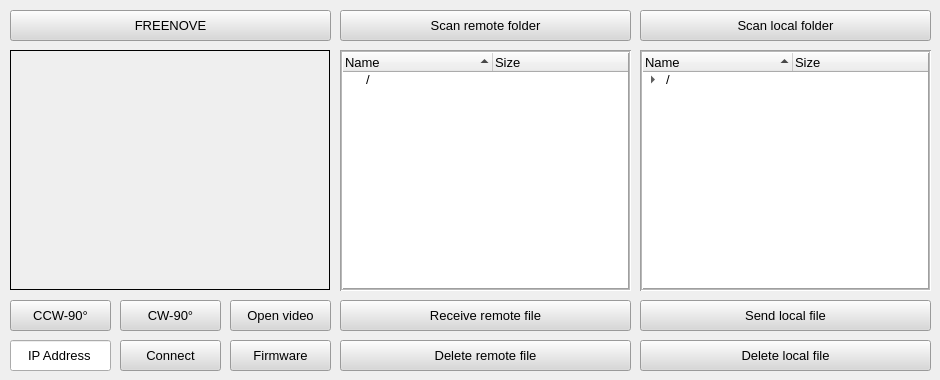
<?xml version="1.0" encoding="UTF-8"?>
<ui version="4.0">
 <class>form_main</class>
 <widget class="QWidget" name="form_main">
  <property name="geometry">
   <rect>
    <x>0</x>
    <y>0</y>
    <width>940</width>
    <height>380</height>
   </rect>
  </property>
  <property name="font">
   <font>
    <family>Arial</family>
    <pointsize>10</pointsize>
    <weight>50</weight>
    <italic>false</italic>
    <bold>false</bold>
   </font>
  </property>
  <property name="windowTitle">
   <string>Freenove</string>
  </property>
  <property name="autoFillBackground">
   <bool>true</bool>
  </property>
  <property name="styleSheet">
   <string notr="true">font: 10pt &quot;Arial&quot;;</string>
  </property>
  <widget class="QLabel" name="label_main_video_show">
   <property name="geometry">
    <rect>
     <x>10</x>
     <y>50</y>
     <width>320</width>
     <height>240</height>
    </rect>
   </property>
   <property name="styleSheet">
    <string notr="true">font: 10pt &quot;Arial&quot;;</string>
   </property>
   <property name="frameShape">
    <enum>QFrame::Box</enum>
   </property>
   <property name="text">
    <string/>
   </property>
   <property name="alignment">
    <set>Qt::AlignCenter</set>
   </property>
  </widget>
  <widget class="QPushButton" name="button_main_video_ccw_90_degree">
   <property name="geometry">
    <rect>
     <x>10</x>
     <y>300</y>
     <width>101</width>
     <height>31</height>
    </rect>
   </property>
   <property name="focusPolicy">
    <enum>Qt::NoFocus</enum>
   </property>
   <property name="styleSheet">
    <string notr="true">font: 10pt &quot;Arial&quot;;
background-color: rgb(216, 216, 216);</string>
   </property>
   <property name="text">
    <string>CCW-90°</string>
   </property>
  </widget>
  <widget class="QPushButton" name="button_main_video_cw_90_degree">
   <property name="geometry">
    <rect>
     <x>120</x>
     <y>300</y>
     <width>101</width>
     <height>31</height>
    </rect>
   </property>
   <property name="focusPolicy">
    <enum>Qt::NoFocus</enum>
   </property>
   <property name="styleSheet">
    <string notr="true">background-color: rgb(216, 216, 216);
font: 10pt &quot;Arial&quot;;</string>
   </property>
   <property name="text">
    <string>CW-90°</string>
   </property>
  </widget>
  <widget class="QPushButton" name="button_main_firmware_download">
   <property name="geometry">
    <rect>
     <x>230</x>
     <y>340</y>
     <width>101</width>
     <height>31</height>
    </rect>
   </property>
   <property name="focusPolicy">
    <enum>Qt::NoFocus</enum>
   </property>
   <property name="styleSheet">
    <string notr="true">font: 10pt &quot;Arial&quot;;
background-color: rgb(216, 216, 216);
</string>
   </property>
   <property name="text">
    <string>Firmware</string>
   </property>
  </widget>
  <widget class="QLineEdit" name="lineEdit_main_ip_address">
   <property name="geometry">
    <rect>
     <x>10</x>
     <y>340</y>
     <width>101</width>
     <height>31</height>
    </rect>
   </property>
   <property name="styleSheet">
    <string notr="true">font: 10pt &quot;Arial&quot;;</string>
   </property>
   <property name="text">
    <string>IP Address</string>
   </property>
   <property name="alignment">
    <set>Qt::AlignCenter</set>
   </property>
  </widget>
  <widget class="QPushButton" name="button_main_connect_remote_ip">
   <property name="geometry">
    <rect>
     <x>120</x>
     <y>340</y>
     <width>101</width>
     <height>31</height>
    </rect>
   </property>
   <property name="focusPolicy">
    <enum>Qt::NoFocus</enum>
   </property>
   <property name="styleSheet">
    <string notr="true">background-color: rgb(216, 216, 216);
font: 10pt &quot;Arial&quot;;</string>
   </property>
   <property name="text">
    <string>Connect</string>
   </property>
  </widget>
  <widget class="QPushButton" name="button_main_video_show">
   <property name="geometry">
    <rect>
     <x>230</x>
     <y>300</y>
     <width>101</width>
     <height>31</height>
    </rect>
   </property>
   <property name="focusPolicy">
    <enum>Qt::NoFocus</enum>
   </property>
   <property name="styleSheet">
    <string notr="true">background-color: rgb(216, 216, 216);
font: 10pt &quot;Arial&quot;;</string>
   </property>
   <property name="text">
    <string>Open video</string>
   </property>
  </widget>
  <widget class="QPushButton" name="button_main_receive_remote_file">
   <property name="geometry">
    <rect>
     <x>340</x>
     <y>300</y>
     <width>291</width>
     <height>31</height>
    </rect>
   </property>
   <property name="focusPolicy">
    <enum>Qt::NoFocus</enum>
   </property>
   <property name="styleSheet">
    <string notr="true">font: 10pt &quot;Arial&quot;;
background-color: rgb(216, 216, 216);
</string>
   </property>
   <property name="text">
    <string>Receive remote file</string>
   </property>
  </widget>
  <widget class="QPushButton" name="button_main_delete_remote_file">
   <property name="geometry">
    <rect>
     <x>340</x>
     <y>340</y>
     <width>291</width>
     <height>31</height>
    </rect>
   </property>
   <property name="focusPolicy">
    <enum>Qt::NoFocus</enum>
   </property>
   <property name="styleSheet">
    <string notr="true">font: 10pt &quot;Arial&quot;;
background-color: rgb(216, 216, 216);
</string>
   </property>
   <property name="text">
    <string>Delete remote file</string>
   </property>
  </widget>
  <widget class="QPushButton" name="button_main_send_local_file">
   <property name="geometry">
    <rect>
     <x>640</x>
     <y>300</y>
     <width>291</width>
     <height>31</height>
    </rect>
   </property>
   <property name="focusPolicy">
    <enum>Qt::NoFocus</enum>
   </property>
   <property name="styleSheet">
    <string notr="true">font: 10pt &quot;Arial&quot;;
background-color: rgb(216, 216, 216);
</string>
   </property>
   <property name="text">
    <string>Send local file</string>
   </property>
  </widget>
  <widget class="QPushButton" name="button_main_delete_local_file">
   <property name="geometry">
    <rect>
     <x>640</x>
     <y>340</y>
     <width>291</width>
     <height>31</height>
    </rect>
   </property>
   <property name="focusPolicy">
    <enum>Qt::NoFocus</enum>
   </property>
   <property name="styleSheet">
    <string notr="true">font: 10pt &quot;Arial&quot;;
background-color: rgb(216, 216, 216);
</string>
   </property>
   <property name="text">
    <string>Delete local file</string>
   </property>
  </widget>
  <widget class="QPushButton" name="button_main_scan_remote_file">
   <property name="geometry">
    <rect>
     <x>340</x>
     <y>10</y>
     <width>291</width>
     <height>31</height>
    </rect>
   </property>
   <property name="focusPolicy">
    <enum>Qt::NoFocus</enum>
   </property>
   <property name="styleSheet">
    <string notr="true">font: 10pt &quot;Arial&quot;;
background-color: rgb(216, 216, 216);
</string>
   </property>
   <property name="text">
    <string>Scan remote folder</string>
   </property>
  </widget>
  <widget class="QPushButton" name="button_main_scan_local_file">
   <property name="geometry">
    <rect>
     <x>640</x>
     <y>10</y>
     <width>291</width>
     <height>31</height>
    </rect>
   </property>
   <property name="focusPolicy">
    <enum>Qt::NoFocus</enum>
   </property>
   <property name="styleSheet">
    <string notr="true">font: 10pt &quot;Arial&quot;;
background-color: rgb(216, 216, 216);
</string>
   </property>
   <property name="text">
    <string>Scan local folder</string>
   </property>
  </widget>
  <widget class="QTreeWidget" name="treeWidget_remote">
   <property name="geometry">
    <rect>
     <x>340</x>
     <y>50</y>
     <width>291</width>
     <height>241</height>
    </rect>
   </property>
   <property name="acceptDrops">
    <bool>false</bool>
   </property>
   <property name="frameShape">
    <enum>QFrame::Box</enum>
   </property>
   <property name="frameShadow">
    <enum>QFrame::Sunken</enum>
   </property>
   <property name="midLineWidth">
    <number>1</number>
   </property>
   <property name="sizeAdjustPolicy">
    <enum>QAbstractScrollArea::AdjustToContents</enum>
   </property>
   <property name="showDropIndicator" stdset="0">
    <bool>false</bool>
   </property>
   <property name="dragDropMode">
    <enum>QAbstractItemView::NoDragDrop</enum>
   </property>
   <property name="alternatingRowColors">
    <bool>false</bool>
   </property>
   <property name="autoExpandDelay">
    <number>-1</number>
   </property>
   <property name="sortingEnabled">
    <bool>true</bool>
   </property>
   <property name="columnCount">
    <number>2</number>
   </property>
   <attribute name="headerMinimumSectionSize">
    <number>40</number>
   </attribute>
   <attribute name="headerDefaultSectionSize">
    <number>150</number>
   </attribute>
   <column>
    <property name="text">
     <string>Name</string>
    </property>
   </column>
   <column>
    <property name="text">
     <string>Size</string>
    </property>
   </column>
   <item>
    <property name="text">
     <string>/</string>
    </property>
   </item>
  </widget>
  <widget class="QTreeWidget" name="treeWidget_local">
   <property name="geometry">
    <rect>
     <x>640</x>
     <y>50</y>
     <width>291</width>
     <height>241</height>
    </rect>
   </property>
   <property name="acceptDrops">
    <bool>false</bool>
   </property>
   <property name="frameShape">
    <enum>QFrame::Box</enum>
   </property>
   <property name="frameShadow">
    <enum>QFrame::Sunken</enum>
   </property>
   <property name="midLineWidth">
    <number>1</number>
   </property>
   <property name="sizeAdjustPolicy">
    <enum>QAbstractScrollArea::AdjustToContents</enum>
   </property>
   <property name="showDropIndicator" stdset="0">
    <bool>false</bool>
   </property>
   <property name="dragDropMode">
    <enum>QAbstractItemView::NoDragDrop</enum>
   </property>
   <property name="alternatingRowColors">
    <bool>false</bool>
   </property>
   <property name="autoExpandDelay">
    <number>-1</number>
   </property>
   <property name="sortingEnabled">
    <bool>true</bool>
   </property>
   <property name="columnCount">
    <number>2</number>
   </property>
   <attribute name="headerMinimumSectionSize">
    <number>40</number>
   </attribute>
   <attribute name="headerDefaultSectionSize">
    <number>150</number>
   </attribute>
   <column>
    <property name="text">
     <string>Name</string>
    </property>
   </column>
   <column>
    <property name="text">
     <string>Size</string>
    </property>
   </column>
   <item>
    <property name="text">
     <string>/</string>
    </property>
    <item>
     <property name="text">
      <string>router</string>
     </property>
     <property name="text">
      <string>folder</string>
     </property>
    </item>
    <item>
     <property name="text">
      <string>picture</string>
     </property>
     <property name="text">
      <string>folder</string>
     </property>
    </item>
    <item>
     <property name="text">
      <string>music</string>
     </property>
     <property name="text">
      <string>folder</string>
     </property>
    </item>
   </item>
  </widget>
  <widget class="QPushButton" name="button_main_Freenove">
   <property name="geometry">
    <rect>
     <x>10</x>
     <y>10</y>
     <width>321</width>
     <height>31</height>
    </rect>
   </property>
   <property name="focusPolicy">
    <enum>Qt::NoFocus</enum>
   </property>
   <property name="styleSheet">
    <string notr="true">font: 10pt &quot;Arial&quot;;
background-color: rgb(216, 216, 216);
</string>
   </property>
   <property name="text">
    <string>FREENOVE</string>
   </property>
  </widget>
 </widget>
 <resources/>
 <connections/>
</ui>
